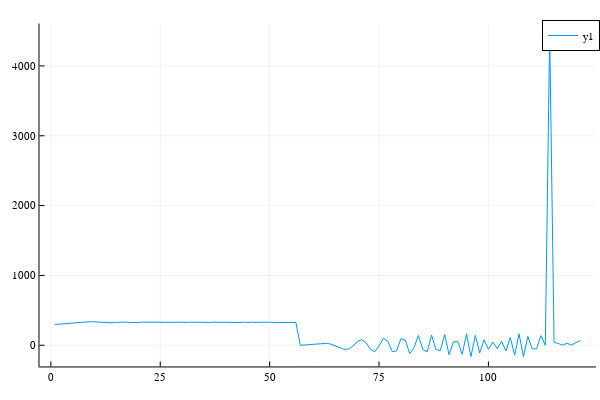
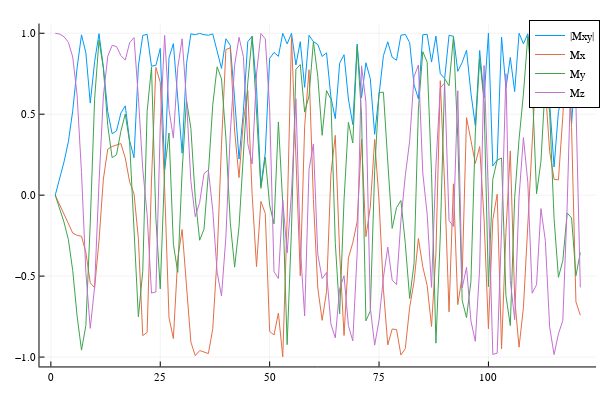

Here is the notebook cell these charts were saved with, in order:
### Code cell
# Simulate the results -- idk if it looks great but let's see...
Mx = zeros(nb1, 1)
My = zeros(nb1, 1)
Mz = zeros(nb1, 1)
Mx0 = 0
My0 = 0
Mz0 = 1.0
for ii = 1 : nb1
    rfg = [rf_op; b1[ii]; Mx0; My0; Mz0];
    M = blochsim_B1_arb(rfg)
    Mx[ii] = M[1]
    My[ii] = M[2]
    Mz[ii] = M[3]
end

display(plot(g(b1)))
plot(abs.(Complex.(Mx, My)), label="|Mxy|")
plot!(Mx, label="Mx")
plot!(My, label="My")
plot!(Mz, label="Mz")

### Figure 1 — Plotly figure (JSON) as saved in the notebook; plotly's stock layout.template omitted (floating-point values rounded to 4 significant figures)
{"data": [{"colorbar": {"title": ""}, "legendgroup": "y1", "line": {"color": "rgba(0, 154, 250, 1.000)", "dash": "solid", "shape": "linear", "width": 1}, "mode": "lines", "name": "y1", "showlegend": true, "type": "scatter", "x": [1, 2, 3, 4, 5, 6, 7, 8, 9, 10, 11, 12, 13, 14, 15, 16, 17, 18, 19, 20, 21, 22, 23, 24, 25, 26, 27, 28, 29, 30, 31, 32, 33, 34, 35, 36, 37, 38, 39, 40, 41, 42, 43, 44, 45, 46, 47, 48, 49, 50, 51, 52, 53, 54, 55, 56, 57, 58, 59, 60, 61, 62, 63, 64, 65, 66, 67, 68, 69, 70, 71, 72, 73, 74, 75, 76, 77, 78, 79, 80, 81, 82, 83, 84, 85, 86, 87, 88, 89, 90, 91, 92, 93, 94, 95, 96, 97, 98, 99, 100, 101, 102, 103, 104, 105, 106, 107, 108, 109, 110, 111, 112, 113, 114, 115, 116, 117, 118, 119, 120, 121], "xaxis": "x", "y": [297.7, 303.5, 309.2, 315.3, 321.5, 327.7, 333.1, 336.8, 337.8, 335.4, 330.1, 324.2, 320.8, 322.3, 327.8, 332.9, 332.5, 326.9, 322.8, 325.9, 331.7, 330.8, 324.7, 325.0, 331.0, 329.7, 324.2, 328.0, 331.2, 325.2, 327.1, 331.0, 325.0, 328.5, 329.7, 324.8, 330.8, 325.9, 328.4, 328.7, 326.1, 330.2, 325.1, 330.7, 324.9, 330.8, 325.0, 330.6, 325.5, 329.6, 327.1, 327.3, 329.8, 324.8, 330.9, 326.1, 0, 5.751, 11.82, 18.47, 24.99, 29.32, 27.91, 16.72, -6.03, -35.72, -58.36, -54.21, -12.3, 49.61, 81.54, 38.71, -54.54, -94.46, -10.46, 99.93, 59.57, -89.94, -80.91, 94.14, 75.97, -118.5, -32.29, 140.1, -60.27, -94.09, 147.6, -59.58, -76.73, 154.7, -135.2, 47.88, 54.2, -130.0, 165.0, -163.8, 140.7, -109.1, 79.62, -57.7, 46.5, -46.6, 58.39, -80.44, 110.3, -141.6, 164.4, -164.3, 128.1, -50.84, -51.32, 137.4, 0, 4468.0, 42.91, 24.06, 2.313, 29.71, 0.7796, 39.26, 67.36], "yaxis": "y", "zmax": null, "zmin": null}], "layout": {"annotations": [], "height": 400, "legend": {"bgcolor": "rgba(255, 255, 255, 1.000)", "bordercolor": "rgba(0, 0, 0, 1.000)", "borderwidth": 1, "font": {"color": "rgba(0, 0, 0, 1.000)", "family": "sans-serif", "size": 11}, "title": {"font": {"color": "rgba(0, 0, 0, 1.000)", "family": "sans-serif", "size": 15}, "text": ""}, "tracegroupgap": 0, "traceorder": "normal", "x": 1, "xanchor": "auto", "y": 1, "yanchor": "auto"}, "margin": {"b": 20, "l": 0, "r": 0, "t": 20}, "paper_bgcolor": "rgba(255, 255, 255, 1.000)", "plot_bgcolor": "rgba(255, 255, 255, 1.000)", "showlegend": true, "width": 600, "xaxis": {"anchor": "y", "domain": [0.06582, 0.9934], "gridcolor": "rgba(0, 0, 0, 0.100)", "gridwidth": 0.5, "linecolor": "rgba(0, 0, 0, 1.000)", "mirror": false, "range": [-2.6, 124.6], "showgrid": true, "showline": true, "showticklabels": true, "tickangle": 0, "tickcolor": "rgb(0, 0, 0)", "tickfont": {"color": "rgba(0, 0, 0, 1.000)", "family": "sans-serif", "size": 11}, "tickmode": "array", "ticks": "inside", "ticktext": ["0", "25", "50", "75", "100"], "tickvals": [0, 25, 50, 75, 100], "title": "", "titlefont": {"color": "rgba(0, 0, 0, 1.000)", "family": "sans-serif", "size": 15}, "type": "-", "visible": true, "zeroline": false, "zerolinecolor": "rgba(0, 0, 0, 1.000)"}, "yaxis": {"anchor": "x", "domain": [0.03762, 0.9902], "gridcolor": "rgba(0, 0, 0, 0.100)", "gridwidth": 0.5, "linecolor": "rgba(0, 0, 0, 1.000)", "mirror": false, "range": [-303.3, 4607.0], "showgrid": true, "showline": true, "showticklabels": true, "tickangle": 0, "tickcolor": "rgb(0, 0, 0)", "tickfont": {"color": "rgba(0, 0, 0, 1.000)", "family": "sans-serif", "size": 11}, "tickmode": "array", "ticks": "inside", "ticktext": ["0", "1000", "2000", "3000", "4000"], "tickvals": [0, 1000, 2000, 3000, 4000], "title": "", "titlefont": {"color": "rgba(0, 0, 0, 1.000)", "family": "sans-serif", "size": 15}, "type": "-", "visible": true, "zeroline": false, "zerolinecolor": "rgba(0, 0, 0, 1.000)"}}}

### Figure 2 — Plotly figure (JSON) as saved in the notebook; plotly's stock layout.template omitted (floating-point values rounded to 4 significant figures)
{"data": [{"colorbar": {"title": ""}, "legendgroup": "|Mxy|", "line": {"color": "rgba(0, 154, 250, 1.000)", "dash": "solid", "shape": "linear", "width": 1}, "mode": "lines", "name": "|Mxy|", "showlegend": true, "type": "scatter", "x": [1, 2, 3, 4, 5, 6, 7, 8, 9, 10, 11, 12, 13, 14, 15, 16, 17, 18, 19, 20, 21, 22, 23, 24, 25, 26, 27, 28, 29, 30, 31, 32, 33, 34, 35, 36, 37, 38, 39, 40, 41, 42, 43, 44, 45, 46, 47, 48, 49, 50, 51, 52, 53, 54, 55, 56, 57, 58, 59, 60, 61, 62, 63, 64, 65, 66, 67, 68, 69, 70, 71, 72, 73, 74, 75, 76, 77, 78, 79, 80, 81, 82, 83, 84, 85, 86, 87, 88, 89, 90, 91, 92, 93, 94, 95, 96, 97, 98, 99, 100, 101, 102, 103, 104, 105, 106, 107, 108, 109, 110, 111, 112, 113, 114, 115, 116, 117, 118, 119, 120, 121], "xaxis": "x", "y": [0, 0.1031, 0.2049, 0.3298, 0.5216, 0.787, 0.9902, 0.8791, 0.5686, 0.8241, 0.9971, 0.7907, 0.515, 0.3794, 0.3965, 0.5072, 0.5517, 0.337, 0.2313, 0.7976, 0.9867, 0.9927, 0.7966, 0.8016, 0.906, 0.1601, 0.8489, 0.9358, 0.6161, 0.2588, 0.8117, 0.9963, 0.9912, 0.999, 0.9911, 0.9878, 0.9956, 0.8789, 0.7827, 0.9663, 0.9254, 0.5953, 0.2231, 0.5177, 0.948, 0.9813, 0.6632, 0.05735, 0.2599, 0.8443, 0.8815, 0.8573, 0.9995, 0.9342, 0.9998, 0.8039, 0.9474, 0.6659, 0.9873, 0.9485, 0.9307, 0.8569, 0.8787, 0.6062, 0.4726, 0.8151, 0.8672, 0.5939, 0.4362, 0.9335, 0.6015, 0.8176, 0.7198, 0.3756, 0.6358, 0.8614, 0.9471, 0.8519, 0.8334, 0.9879, 0.9928, 0.9425, 0.6811, 0.5944, 0.9906, 0.9931, 0.8221, 0.9826, 0.7501, 0.721, 0.9876, 0.9812, 0.7644, 0.82, 0.8953, 0.6302, 0.4308, 0.8934, 0.5988, 1.0, 0.1803, 0.217, 0.9769, 0.6619, 0.8503, 0.64, 0.9999, 0.9345, 0.9968, 0.7957, 0.8331, 0.9966, 0.9605, 0.5788, 0.1739, 0.516, 0.633, 0.998, 0.4406, 0.8255, 0.8218], "yaxis": "y", "zmax": null, "zmin": null}, {"colorbar": {"title": ""}, "legendgroup": "Mx", "line": {"color": "rgba(227, 111, 71, 1.000)", "dash": "solid", "shape": "linear", "width": 1}, "mode": "lines", "name": "Mx", "showlegend": true, "type": "scatter", "x": [1, 2, 3, 4, 5, 6, 7, 8, 9, 10, 11, 12, 13, 14, 15, 16, 17, 18, 19, 20, 21, 22, 23, 24, 25, 26, 27, 28, 29, 30, 31, 32, 33, 34, 35, 36, 37, 38, 39, 40, 41, 42, 43, 44, 45, 46, 47, 48, 49, 50, 51, 52, 53, 54, 55, 56, 57, 58, 59, 60, 61, 62, 63, 64, 65, 66, 67, 68, 69, 70, 71, 72, 73, 74, 75, 76, 77, 78, 79, 80, 81, 82, 83, 84, 85, 86, 87, 88, 89, 90, 91, 92, 93, 94, 95, 96, 97, 98, 99, 100, 101, 102, 103, 104, 105, 106, 107, 108, 109, 110, 111, 112, 113, 114, 115, 116, 117, 118, 119, 120, 121], "xaxis": "x", "y": [0, -0.05756, -0.1194, -0.1833, -0.2339, -0.248, -0.2538, -0.3534, -0.5415, -0.5717, -0.2813, 0.0994, 0.2839, 0.3006, 0.3079, 0.3188, 0.2297, 0.08205, 0.009375, -0.2681, -0.8673, -0.8475, 0.09311, 0.7886, 0.6968, 0.04219, -0.757, -0.8855, -0.3904, -0.2121, -0.5601, -0.9072, -0.9911, -0.9595, -0.9686, -0.9781, -0.8247, -0.3796, 0.3117, 0.8993, 0.9101, 0.396, 0.1085, 0.4587, 0.6451, 0.002988, -0.4411, -0.03883, -0.1124, -0.842, -0.8635, -0.7281, -0.9979, -0.1428, 0.9788, 0.2053, -0.4976, 0.4247, 0.7746, -0.0262, -0.5735, -0.7732, -0.5956, 0.1294, 0.3695, -0.3577, -0.8667, -0.3881, -0.294, -0.1632, 0.3439, -0.2563, -0.07444, 0.3436, -0.0355, -0.5817, -0.9247, -0.8268, -0.8298, -0.9873, -0.9472, -0.6933, -0.5344, -0.267, -0.4423, -0.558, -0.8109, -0.3603, 0.7068, 0.05067, -0.7204, 0.07008, -0.6763, -0.4988, 0.4789, 0.3382, 0.1958, 0.3, -0.148, -0.8253, -0.1514, 0.005797, -0.9496, -0.2296, 0.2733, -0.6398, -0.9387, -0.6944, -0.1763, 0.4013, 0.8331, 0.9747, 0.6607, 0.2693, 0.09778, 0.09449, 0.4869, 0.9919, 0.4176, -0.6589, -0.7413], "yaxis": "y", "zmax": null, "zmin": null}, {"colorbar": {"title": ""}, "legendgroup": "My", "line": {"color": "rgba(62, 164, 78, 1.000)", "dash": "solid", "shape": "linear", "width": 1}, "mode": "lines", "name": "My", "showlegend": true, "type": "scatter", "x": [1, 2, 3, 4, 5, 6, 7, 8, 9, 10, 11, 12, 13, 14, 15, 16, 17, 18, 19, 20, 21, 22, 23, 24, 25, 26, 27, 28, 29, 30, 31, 32, 33, 34, 35, 36, 37, 38, 39, 40, 41, 42, 43, 44, 45, 46, 47, 48, 49, 50, 51, 52, 53, 54, 55, 56, 57, 58, 59, 60, 61, 62, 63, 64, 65, 66, 67, 68, 69, 70, 71, 72, 73, 74, 75, 76, 77, 78, 79, 80, 81, 82, 83, 84, 85, 86, 87, 88, 89, 90, 91, 92, 93, 94, 95, 96, 97, 98, 99, 100, 101, 102, 103, 104, 105, 106, 107, 108, 109, 110, 111, 112, 113, 114, 115, 116, 117, 118, 119, 120, 121], "xaxis": "x", "y": [0, -0.08559, -0.1665, -0.2741, -0.4662, -0.7469, -0.9571, -0.8049, -0.1734, 0.5936, 0.9566, 0.7844, 0.4297, 0.2315, 0.2497, 0.3945, 0.5016, 0.3269, -0.2311, -0.7512, -0.4705, 0.5171, 0.7912, -0.1434, -0.5791, 0.1545, 0.3842, -0.3027, -0.4766, 0.1484, 0.5874, 0.412, -0.01589, -0.2781, -0.2101, 0.1384, 0.5577, 0.7927, 0.7179, 0.3535, -0.1679, -0.4445, -0.1949, 0.24, 0.6947, 0.9813, 0.4952, 0.04221, 0.2343, -0.06222, -0.1773, 0.4524, -0.05633, -0.9232, -0.2042, 0.7773, 0.8063, 0.5129, 0.6122, 0.9482, 0.733, 0.3695, 0.6461, 0.5923, -0.2946, -0.7324, -0.03018, 0.4495, 0.3223, 0.9191, 0.4934, -0.7764, -0.716, 0.1517, 0.6348, 0.6353, 0.2045, -0.2052, -0.07712, -0.0332, -0.2975, -0.6384, -0.4223, 0.5311, 0.8864, 0.8215, 0.1349, -0.9142, -0.2511, 0.7192, 0.6757, 0.9787, 0.3562, -0.6508, -0.7564, -0.5318, 0.3837, 0.8415, 0.5803, -0.5646, 0.09795, 0.2169, 0.2293, -0.6208, -0.8052, -0.01472, 0.3446, 0.6254, 0.9811, 0.6871, 0.008777, 0.2077, 0.6972, 0.5123, -0.1438, -0.5072, -0.4046, -0.11, -0.1405, -0.4974, -0.3549], "yaxis": "y", "zmax": null, "zmin": null}, {"colorbar": {"title": ""}, "legendgroup": "Mz", "line": {"color": "rgba(195, 113, 210, 1.000)", "dash": "solid", "shape": "linear", "width": 1}, "mode": "lines", "name": "Mz", "showlegend": true, "type": "scatter", "x": [1, 2, 3, 4, 5, 6, 7, 8, 9, 10, 11, 12, 13, 14, 15, 16, 17, 18, 19, 20, 21, 22, 23, 24, 25, 26, 27, 28, 29, 30, 31, 32, 33, 34, 35, 36, 37, 38, 39, 40, 41, 42, 43, 44, 45, 46, 47, 48, 49, 50, 51, 52, 53, 54, 55, 56, 57, 58, 59, 60, 61, 62, 63, 64, 65, 66, 67, 68, 69, 70, 71, 72, 73, 74, 75, 76, 77, 78, 79, 80, 81, 82, 83, 84, 85, 86, 87, 88, 89, 90, 91, 92, 93, 94, 95, 96, 97, 98, 99, 100, 101, 102, 103, 104, 105, 106, 107, 108, 109, 110, 111, 112, 113, 114, 115, 116, 117, 118, 119, 120, 121], "xaxis": "x", "y": [1, 0.9947, 0.9788, 0.9441, 0.8532, 0.6169, 0.1398, -0.4767, -0.8226, -0.5664, 0.07603, 0.6122, 0.8572, 0.9252, 0.918, 0.8618, 0.8341, 0.9415, 0.9729, 0.6032, 0.1623, -0.1202, -0.6044, -0.5979, 0.4233, 0.9871, 0.5286, 0.3525, 0.7876, 0.9659, 0.5841, 0.0854, -0.1325, -0.04539, 0.133, 0.1558, -0.09381, -0.477, -0.6224, -0.2576, 0.3789, 0.8035, 0.9748, 0.8556, 0.3182, 0.1926, 0.7484, 0.9984, 0.9656, 0.5359, -0.4722, -0.5149, -0.03096, -0.3568, 0.0185, 0.5947, -0.32, -0.7461, 0.1588, 0.3167, -0.3657, -0.5154, -0.4773, -0.7953, -0.8813, -0.5794, -0.4979, -0.8046, -0.8998, -0.3587, 0.7989, 0.5758, -0.6941, -0.9268, -0.7719, -0.5079, -0.3211, -0.5237, -0.5527, -0.1553, 0.1198, 0.3342, 0.7322, 0.8042, 0.1366, -0.1171, -0.5694, 0.1855, 0.6614, 0.6929, -0.1567, -0.193, 0.6448, -0.5724, -0.4455, -0.7764, -0.9024, -0.4493, 0.8009, 0.0001034, -0.9836, -0.9762, -0.2137, 0.7496, -0.5263, -0.7684, -0.01059, 0.356, 0.07958, -0.6057, -0.5531, -0.08275, -0.2783, -0.8155, -0.9848, -0.8566, -0.7741, -0.06275, 0.8977, 0.5643, -0.5697], "yaxis": "y", "zmax": null, "zmin": null}], "layout": {"annotations": [], "height": 400, "legend": {"bgcolor": "rgba(255, 255, 255, 1.000)", "bordercolor": "rgba(0, 0, 0, 1.000)", "borderwidth": 1, "font": {"color": "rgba(0, 0, 0, 1.000)", "family": "sans-serif", "size": 11}, "title": {"font": {"color": "rgba(0, 0, 0, 1.000)", "family": "sans-serif", "size": 15}, "text": ""}, "tracegroupgap": 0, "traceorder": "normal", "x": 1, "xanchor": "auto", "y": 1, "yanchor": "auto"}, "margin": {"b": 20, "l": 0, "r": 0, "t": 20}, "paper_bgcolor": "rgba(255, 255, 255, 1.000)", "plot_bgcolor": "rgba(255, 255, 255, 1.000)", "showlegend": true, "width": 600, "xaxis": {"anchor": "y", "domain": [0.06582, 0.9934], "gridcolor": "rgba(0, 0, 0, 0.100)", "gridwidth": 0.5, "linecolor": "rgba(0, 0, 0, 1.000)", "mirror": false, "range": [-2.6, 124.6], "showgrid": true, "showline": true, "showticklabels": true, "tickangle": 0, "tickcolor": "rgb(0, 0, 0)", "tickfont": {"color": "rgba(0, 0, 0, 1.000)", "family": "sans-serif", "size": 11}, "tickmode": "array", "ticks": "inside", "ticktext": ["0", "25", "50", "75", "100"], "tickvals": [0, 25, 50, 75, 100], "title": "", "titlefont": {"color": "rgba(0, 0, 0, 1.000)", "family": "sans-serif", "size": 15}, "type": "-", "visible": true, "zeroline": false, "zerolinecolor": "rgba(0, 0, 0, 1.000)"}, "yaxis": {"anchor": "x", "domain": [0.03762, 0.9902], "gridcolor": "rgba(0, 0, 0, 0.100)", "gridwidth": 0.5, "linecolor": "rgba(0, 0, 0, 1.000)", "mirror": false, "range": [-1.058, 1.06], "showgrid": true, "showline": true, "showticklabels": true, "tickangle": 0, "tickcolor": "rgb(0, 0, 0)", "tickfont": {"color": "rgba(0, 0, 0, 1.000)", "family": "sans-serif", "size": 11}, "tickmode": "array", "ticks": "inside", "ticktext": ["−1.0", "−0.5", "0.0", "0.5", "1.0"], "tickvals": [-1, -0.5, 0, 0.5, 1], "title": "", "titlefont": {"color": "rgba(0, 0, 0, 1.000)", "family": "sans-serif", "size": 15}, "type": "-", "visible": true, "zeroline": false, "zerolinecolor": "rgba(0, 0, 0, 1.000)"}}}
